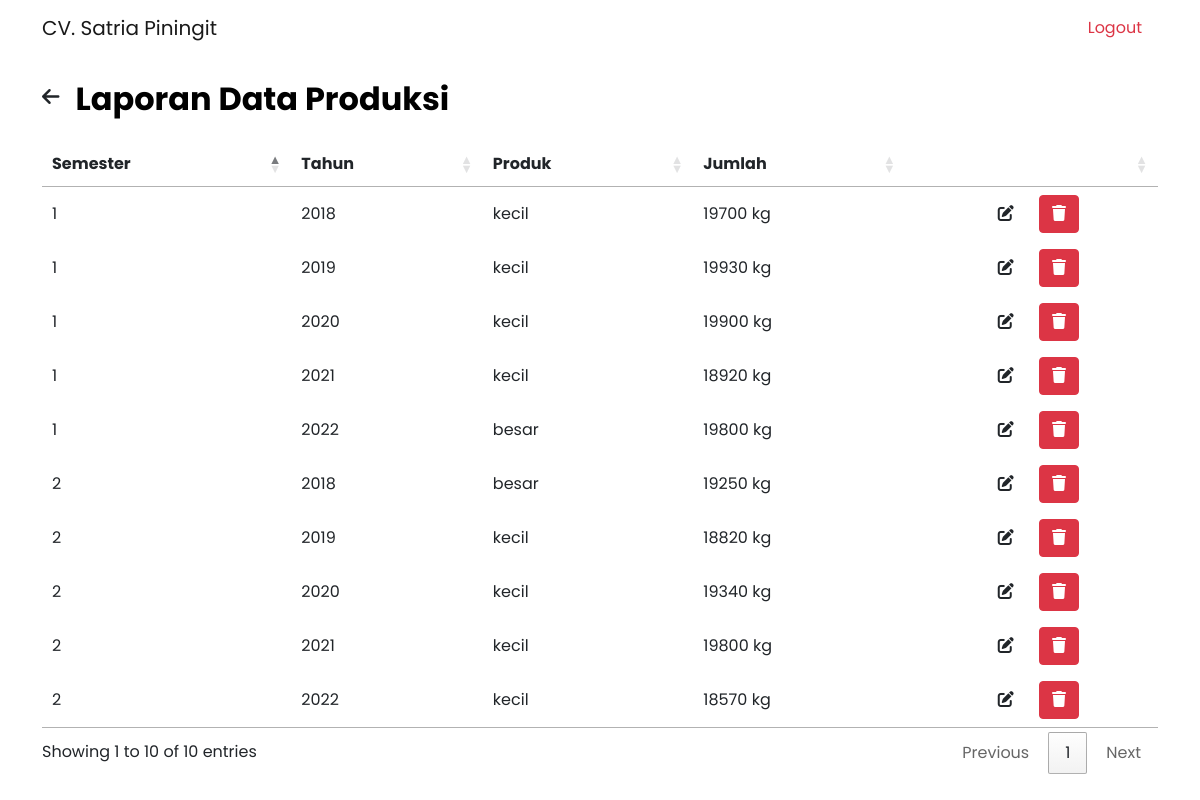
/laporan-produksi.php (signed in), run on the app's committed database.
### tables this page shows
CREATE TABLE `produksi` (
  `id` int(11) NOT NULL,
  `semester` enum('1','2') NOT NULL,
  `tahun` int(255) NOT NULL,
  `produk` varchar(255) NOT NULL,
  `jumlah` int(100) NOT NULL
);

### laporan-produksi.php (the view, shortened to what this page needs)
<!DOCTYPE html>
<html lang="en" dir="ltr">
  <head>
    <link rel="stylesheet" type="text/css" href="https://cdn.datatables.net/1.12.1/css/jquery.dataTables.min.css">
    <link rel="stylesheet" href="https://cdn.datatables.net/buttons/2.2.3/css/buttons.dataTables.min.css">
    <link rel="stylesheet" href="css/bootstrap.css">
    <link rel="stylesheet" href="css/style.css">
    <link href="https://cdnjs.cloudflare.com/ajax/libs/font-awesome/6.0.0/css/all.min.css" rel="stylesheet">
  </head>
  <body>
    <?php
  		require_once('connection.php');
  		$sql = "SELECT * FROM produksi";
  		$result = mysqli_query($conn, $sql);
  	?>
    <nav class="navbar navbar-expand-lg navbar-light">
       <div class="container">
         <p class="navbar-brand mb-0">CV. Satria Piningit</p>
         <div class="collapse navbar-collapse" id="navbarNavAltMarkup">
           <div class="navbar-nav ms-auto">
             <a class="nav-link text-danger mx-2" href="logout.php">Logout</a>
           </div>
         </div>
       </div>
     </nav>
     <div class="container">
       <div class="row">
         <div class="col-12">
           <div class="d-flex">
             <a href="laporan.php" class="my-auto text-dark"><i class="fa-solid fa-arrow-left fs-20 me-3"></i></a>
             <h2 class="header-title mt-4 mb-4">Laporan Data Produksi</h2>
           </div>
           <div class="table-data">
     				<div class="order">
     					<table id="table" class="w-100">
     						<thead>
     							<tr>
                    <th>Semester</th>
                    <th>Tahun</th>
     								<th>Produk</th>
                    <th>Jumlah</th>
                    <th class="hide"></th>
     							</tr>
     						</thead>
     						<tbody>
                  <?php while($produksi = mysqli_fetch_assoc($result)) { ?>
                    <tr>
                      <td><?php echo $produksi['semester']; ?></td>
                      <td><?php echo $produksi['tahun']; ?></td>
    									<td><?php echo $produksi['produk']; ?></td>
    									<td><?php echo $produksi['jumlah']; ?> kg</td>
                      <td class="hide text-center">
    										<a class="btn btn-edit me-2" data-bs-toggle="modal" data-bs-target="#editProduksi<?php echo $produksi['id'];?>"><i class="fa-solid fa-edit"></i></a>
    										<a class="btn btn-danger" href="process/produksi/delete_produksi.php?id=<?php echo $produksi['id']; ?>"><i class="fa-solid fa-trash"></i></a>
    									</td>
    								</tr>
                    <?php } ?>
     						</tbody>
     					</table>
     				</div>
     			</div>
         </div>
       </div>
     </div>
  </body>
</html>

### css/style.css (style rules this page uses)
* { font-family: 'Poppins', sans-serif; }
a { text-decoration: none; }
.fs-20 { font-size: 20px !important; }
.header-title { color: black; margin-top: 0px; font-weight: 700; text-align: center; }

### data on the page
produksi: semester "1", tahun "2018", produk "kecil", jumlah "19700"
produksi: semester "2", tahun "2018", produk "besar", jumlah "19250"
produksi: semester "1", tahun "2019", produk "kecil", jumlah "19930"
produksi: semester "2", tahun "2019", produk "kecil", jumlah "18820"
produksi: semester "1", tahun "2020", produk "kecil", jumlah "19900"
produksi: semester "2", tahun "2020", produk "kecil", jumlah "19340"
produksi: semester "1", tahun "2021", produk "kecil", jumlah "18920"
produksi: semester "2", tahun "2021", produk "kecil", jumlah "19800"
produksi: semester "1", tahun "2022", produk "besar", jumlah "19800"
produksi: semester "2", tahun "2022", produk "kecil", jumlah "18570"
